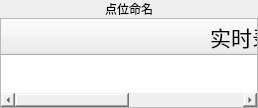
                          <widget class="QWidget" name="scrollAreaWidgetContents">
                           <property name="geometry">
                            <rect>
                             <x>0</x>
                             <y>0</y>
                             <width>256</width>
                             <height>108</height>
                            </rect>
                           </property>
                           <property name="styleSheet">
                            <string notr="true">boder:none;</string>
                           </property>
                           <layout class="QVBoxLayout" name="verticalLayout_9">
                            <property name="spacing">
                             <number>0</number>
                            </property>
                            <property name="leftMargin">
                             <number>0</number>
                            </property>
                            <property name="topMargin">
                             <number>0</number>
                            </property>
                            <property name="rightMargin">
                             <number>0</number>
                            </property>
                            <property name="bottomMargin">
                             <number>0</number>
                            </property>
                            <item alignment="Qt::AlignHCenter">
                             <widget class="QLabel" name="label_7">
                              <property name="styleSheet">
                               <string notr="true">font: 28pt &quot;华文行楷&quot;;</string>
                              </property>
                              <property name="text">
                               <string>点位命名</string>
                              </property>
                             </widget>
                            </item>
                            <item>
                             <widget class="QFrame" name="frame_21">
                              <property name="sizePolicy">
                               <sizepolicy hsizetype="Preferred" vsizetype="Preferred">
                                <horstretch>0</horstretch>
                                <verstretch>0</verstretch>
                               </sizepolicy>
                              </property>
                              <property name="styleSheet">
                               <string notr="true">boder:none;</string>
                              </property>
                              <property name="frameShape">
                               <enum>QFrame::StyledPanel</enum>
                              </property>
                              <property name="frameShadow">
                               <enum>QFrame::Raised</enum>
                              </property>
                              <layout class="QVBoxLayout" name="verticalLayout_10">
                               <property name="spacing">
                                <number>0</number>
                               </property>
                               <property name="leftMargin">
                                <number>0</number>
                               </property>
                               <property name="topMargin">
                                <number>0</number>
                               </property>
                               <property name="rightMargin">
                                <number>0</number>
                               </property>
                               <property name="bottomMargin">
                                <number>0</number>
                               </property>
                               <item>
                                <widget class="QTableWidget" name="tableWidget">
                                 <property name="sizePolicy">
                                  <sizepolicy hsizetype="Minimum" vsizetype="Expanding">
                                   <horstretch>0</horstretch>
                                   <verstretch>0</verstretch>
                                  </sizepolicy>
                                 </property>
                                 <property name="styleSheet">
                                  <string notr="true">border:none;</string>
                                 </property>
                                 <property name="sortingEnabled">
                                  <bool>true</bool>
                                 </property>
                                 <attribute name="horizontalHeaderMinimumSectionSize">
                                  <number>22</number>
                                 </attribute>
                                 <attribute name="horizontalHeaderDefaultSectionSize">
                                  <number>502</number>
                                 </attribute>
                                 <attribute name="horizontalHeaderShowSortIndicator" stdset="0">
                                  <bool>true</bool>
                                 </attribute>
                                 <attribute name="horizontalHeaderStretchLastSection">
                                  <bool>false</bool>
                                 </attribute>
                                 <attribute name="verticalHeaderStretchLastSection">
                                  <bool>false</bool>
                                 </attribute>
                                 <column>
                                  <property name="text">
                                   <string>实时录像</string>
                                  </property>
                                  <property name="font">
                                   <font>
                                    <pointsize>16</pointsize>
                                   </font>
                                  </property>
                                  <property name="textAlignment">
                                   <set>AlignCenter</set>
                                  </property>
                                 </column>
                                 <column>
                                  <property name="text">
                                   <string>名称</string>
                                  </property>
                                  <property name="font">
                                   <font>
                                    <pointsize>16</pointsize>
                                   </font>
                                  </property>
                                  <property name="textAlignment">
                                   <set>AlignCenter</set>
                                  </property>
                                 </column>
                                </widget>
                               </item>
                              </layout>
                             </widget>
                            </item>
                           </layout>
                          </widget>
